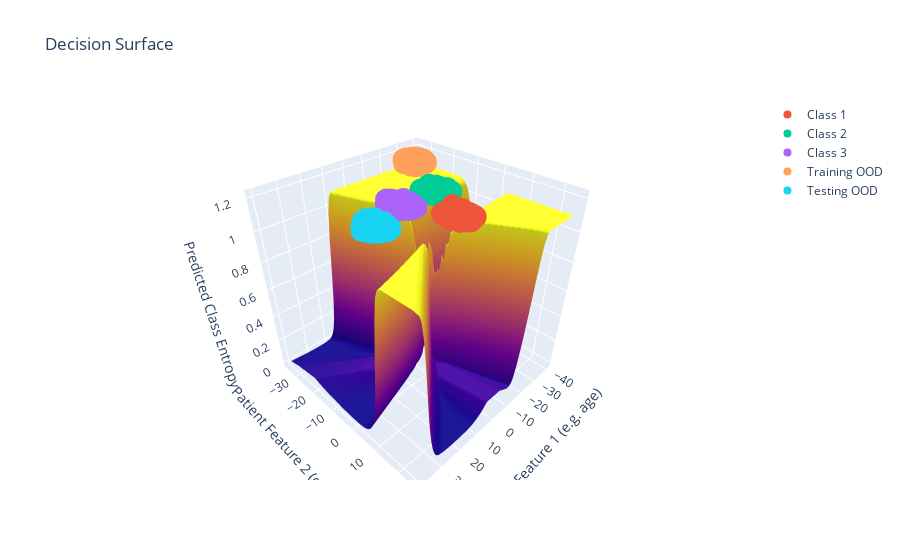

Source (notebook cell):
### Code cell
#please rerun this to create interactive 3D plot
plot.plot_decision_surface(model=model,
                           samples=failure_data['samples'],
                           labels=failure_data['targets'],
                           labels_names=labels_names,
                           z_fn=measures.entropy_categorical,
                           x_axis_title='Patient Feature 1 (e.g. age)',
                           y_axis_title='Patient Feature 2 (e.g. BMI)',
                           z_axis_title='Predicted Class Entropy'
                          )

### Figure 1 — Plotly figure (JSON) as saved in the notebook; plotly's stock layout.template omitted (floating-point values rounded to 4 significant figures; data arrays with more than 128 entries replaced by an {"elided": "..."} marker saying what was removed)
{"data": [{"showscale": false, "type": "surface", "x": [-40, -39, -38, -37, -36, -35, -34, -33, -32, -31, -30, -29, -28, -27, -26, -25, -24, -23, -22, -21, -20, -19, -18, -17, -16, -15, -14, -13, -12, -11, -10, -9, -8, -7, -6, -5, -4, -3, -2, -1, 0, 1, 2, 3, 4, 5, 6, 7, 8, 9, 10, 11, 12, 13, 14, 15, 16, 17, 18, 19, 20, 21, 22, 23, 24, 25, 26, 27, 28, 29, 30, 31, 32, 33, 34, 35, 36, 37, 38, 39, 40], "y": [-35, -34.25, -33.5, -32.75, -32, -31.25, -30.5, -29.75, -29, -28.25, -27.5, -26.75, -26, -25.25, -24.5, -23.75, -23, -22.25, -21.5, -20.75, -20, -19.25, -18.5, -17.75, -17, -16.25, -15.5, -14.75, -14, -13.25, -12.5, -11.75, -11, -10.25, -9.5, -8.75, -8, -7.25, -6.5, -5.75, -5, -4.25, -3.5, -2.75, -2, -1.25, -0.5, 0.25, 1, 1.75, 2.5, 3.25, 4, 4.75, 5.5, 6.25, 7, 7.75, 8.5, 9.25, 10, 10.75, 11.5, 12.25, 13, 13.75, 14.5, 15.25, 16, 16.75, 17.5, 18.25, 19, 19.75, 20.5, 21.25, 22, 22.75, 23.5, 24.25, 25], "z": {"elided": "81x81 float values"}}, {"marker": {"color": 0}, "mode": "markers", "name": "Class 1", "type": "scatter3d", "x": {"elided": "250 float values"}, "y": {"elided": "250 float values"}, "z": {"elided": "1250 float values"}}, {"marker": {"color": 1}, "mode": "markers", "name": "Class 2", "type": "scatter3d", "x": {"elided": "250 float values"}, "y": {"elided": "250 float values"}, "z": {"elided": "1250 float values"}}, {"marker": {"color": 2}, "mode": "markers", "name": "Class 3", "type": "scatter3d", "x": {"elided": "250 float values"}, "y": {"elided": "250 float values"}, "z": {"elided": "1250 float values"}}, {"marker": {"color": 3}, "mode": "markers", "name": "Training OOD", "type": "scatter3d", "x": {"elided": "250 float values"}, "y": {"elided": "250 float values"}, "z": {"elided": "1250 float values"}}, {"marker": {"color": 4}, "mode": "markers", "name": "Testing OOD", "type": "scatter3d", "x": {"elided": "250 float values"}, "y": {"elided": "250 float values"}, "z": {"elided": "1250 float values"}}], "layout": {"scene": {"xaxis": {"title": {"text": "Patient Feature 1 (e.g. age)"}}, "yaxis": {"title": {"text": "Patient Feature 2 (e.g. BMI)"}}, "zaxis": {"title": {"text": "Predicted Class Entropy"}}}, "title": {"text": "Decision Surface"}}}
